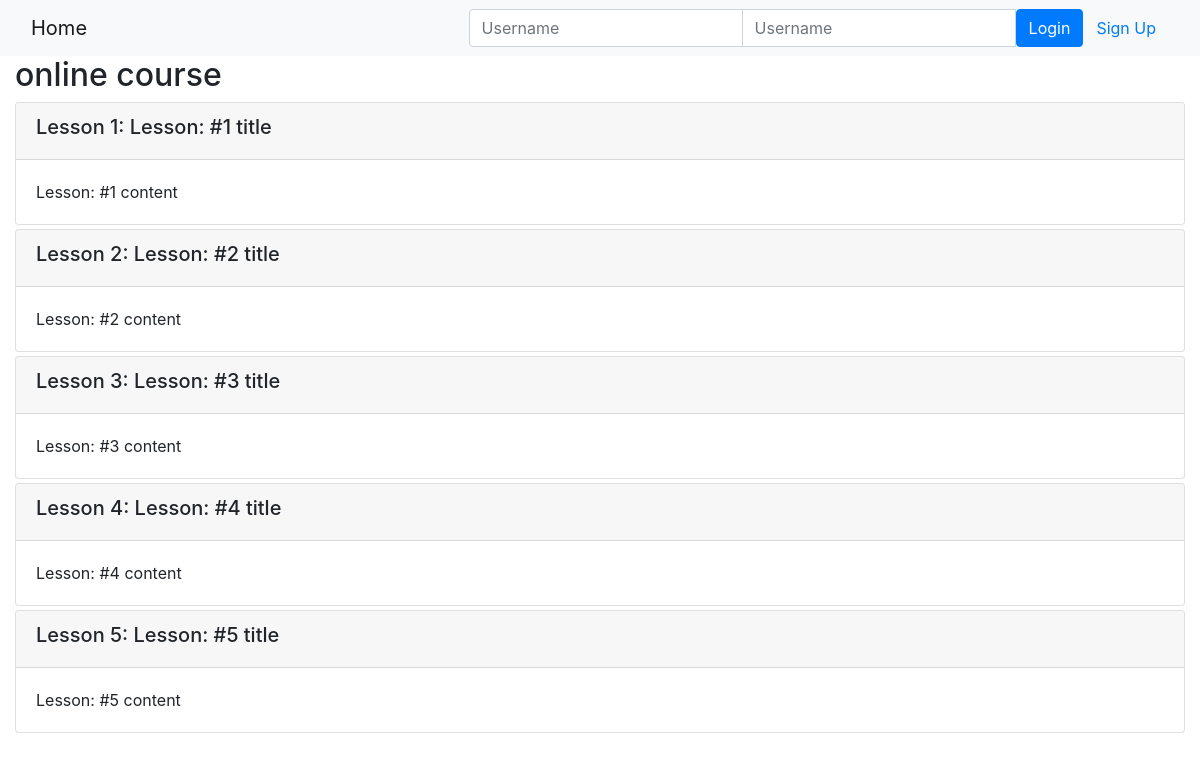
Page /onlinecourse/1/ on the committed database.
### onlinecourse/models.py (models this page shows, shortened)
class Course(models.Model):
    name = models.CharField(null=False, max_length=30, default='online course')
    image = models.ImageField(upload_to='course_images/')
    description = models.CharField(max_length=1000)
    pub_date = models.DateField(null=True)
    instructors = models.ManyToManyField(Instructor)
    users = models.ManyToManyField(settings.AUTH_USER_MODEL, through='Enrollment')
    total_enrollment = models.IntegerField(default=0)
    is_enrolled = False

class Lesson(models.Model):
    title = models.CharField(max_length=200, default="title")
    order = models.IntegerField(default=0)
    course = models.ForeignKey(Course, on_delete=models.CASCADE)
    content = models.TextField()

### onlinecourse/views.py (the view)
# urls.py: path('<int:pk>/', views.CourseDetailView.as_view(), name='course_details'),
class CourseDetailView(generic.DetailView):
    model = Course
    template_name = 'onlinecourse/course_detail_bootstrap.html'

### onlinecourse/templates/onlinecourse/course_detail_bootstrap.html (shortened to what this page needs)
<!DOCTYPE html>
<html lang="en">
<head>
     {% load static %}
    <link rel="stylesheet" href="https://maxcdn.bootstrapcdn.com/bootstrap/4.5.2/css/bootstrap.min.css">
</head>
<body>
    <nav class="navbar navbar-light bg-light">
        <div class="container-fluid">
            <div class="navbar-header">
                  <a class="navbar-brand" href="{% url 'onlinecourse:index' %}">Home</a>
            </div>
            <ul class="nav navbar-nav navbar-right">
                {% if user.is_authenticated %}
                <li>
                    <a class="btn btn-link" href="#">{{ user.first_name }}({{ user.username }})</a>
                    <a class="btn btn-link" href="{% url 'onlinecourse:logout' %}">Logout</a>
                </li>
                {% else %}
                <li>
                    <form class="form-inline" action="{% url 'onlinecourse:login' %}" method="post">
                        <div class="input-group">
                            <input type="text" class="form-control" placeholder="Username" name="username" >
                            <input type="password" class="form-control" placeholder="Username" name="psw" >
                            <button class="btn btn-primary" type="submit">Login</button>
                            <a class="btn btn-link" href="{% url 'onlinecourse:registration' %}">Sign Up</a>
                        </div>
                    </form>
                </li>
                {% endif %}
            </ul>
        </div>
    </nav>
    <div class="container-fluid">
            <h2>{{ course.name }}</h2>
            <div class="card-columns-vertical">
                {% for lesson in course.lesson_set.all %}
                    <div class="card mt-1">
                        <div class="card-header"><h5>Lesson {{lesson.order|add:1}}: {{lesson.title}}</h5></div>
                        <div class="card-body">{{lesson.content}}</div>
                    </div>
                {% endfor %}
            </div>
    </div>
</body>
</html>

### rows in the picture
Course: name "online course"
Lesson: order|add "1", title "Lesson: #1 title", content "Lesson: #1 content"
Lesson: order|add "2", title "Lesson: #2 title", content "Lesson: #2 content"
Lesson: order|add "3", title "Lesson: #3 title", content "Lesson: #3 content"
Lesson: order|add "4", title "Lesson: #4 title", content "Lesson: #4 content"
Lesson: order|add "5", title "Lesson: #5 title", content "Lesson: #5 content"
